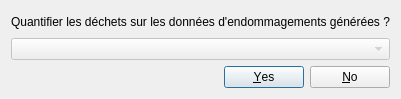
<?xml version="1.0" encoding="UTF-8"?>
<ui version="4.0">
 <class>Dialog</class>
 <widget class="QDialog" name="Dialog">
  <property name="geometry">
   <rect>
    <x>0</x>
    <y>0</y>
    <width>400</width>
    <height>99</height>
   </rect>
  </property>
  <property name="windowTitle">
   <string>Dialog</string>
  </property>
  <layout class="QVBoxLayout" name="verticalLayout">
   <item>
    <widget class="QLabel" name="label">
     <property name="text">
      <string>Quantifier les déchets sur les données d'endommagements générées ?</string>
     </property>
    </widget>
   </item>
   <item>
    <widget class="QgsMapLayerComboBox" name="mMapLayerComboBox">
     <property name="enabled">
      <bool>false</bool>
     </property>
    </widget>
   </item>
   <item>
    <widget class="QDialogButtonBox" name="buttonBox">
     <property name="orientation">
      <enum>Qt::Horizontal</enum>
     </property>
     <property name="standardButtons">
      <set>QDialogButtonBox::No|QDialogButtonBox::Yes</set>
     </property>
    </widget>
   </item>
  </layout>
 </widget>
 <customwidgets>
  <customwidget>
   <class>QgsMapLayerComboBox</class>
   <extends>QComboBox</extends>
   <header>qgsmaplayercombobox.h</header>
  </customwidget>
 </customwidgets>
 <resources/>
 <connections>
  <connection>
   <sender>buttonBox</sender>
   <signal>accepted()</signal>
   <receiver>Dialog</receiver>
   <slot>accept()</slot>
   <hints>
    <hint type="sourcelabel">
     <x>248</x>
     <y>254</y>
    </hint>
    <hint type="destinationlabel">
     <x>157</x>
     <y>274</y>
    </hint>
   </hints>
  </connection>
  <connection>
   <sender>buttonBox</sender>
   <signal>rejected()</signal>
   <receiver>Dialog</receiver>
   <slot>reject()</slot>
   <hints>
    <hint type="sourcelabel">
     <x>316</x>
     <y>260</y>
    </hint>
    <hint type="destinationlabel">
     <x>286</x>
     <y>274</y>
    </hint>
   </hints>
  </connection>
 </connections>
</ui>
